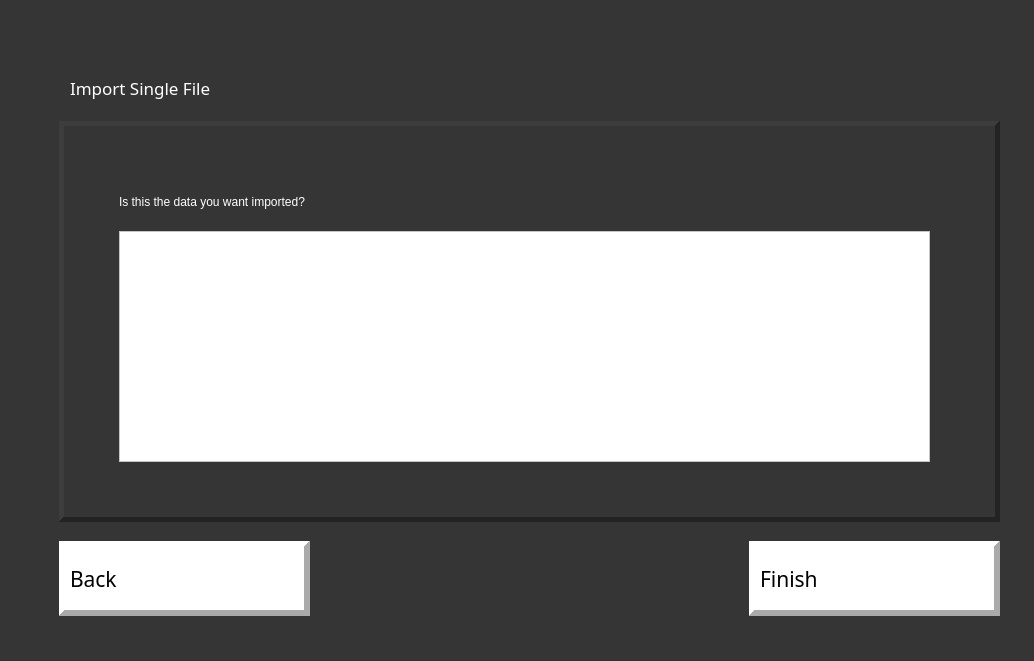
<?xml version="1.0" encoding="UTF-8"?>
<ui version="4.0">
 <class>checksingleimport_frame</class>
 <widget class="QDialog" name="checksingleimport_frame">
  <property name="geometry">
   <rect>
    <x>0</x>
    <y>0</y>
    <width>1034</width>
    <height>661</height>
   </rect>
  </property>
  <property name="cursor">
   <cursorShape>ArrowCursor</cursorShape>
  </property>
  <property name="windowTitle">
   <string>Dialog</string>
  </property>
  <property name="autoFillBackground">
   <bool>false</bool>
  </property>
  <property name="styleSheet">
   <string notr="true">background-color: rgb(53, 53, 53);</string>
  </property>
  <widget class="QLabel" name="title_lbl">
   <property name="geometry">
    <rect>
     <x>70</x>
     <y>50</y>
     <width>419</width>
     <height>75</height>
    </rect>
   </property>
   <property name="font">
    <font>
     <family>Small Fonts</family>
     <pointsize>13</pointsize>
    </font>
   </property>
   <property name="styleSheet">
    <string notr="true">color: rgb(255, 255, 255);</string>
   </property>
   <property name="frameShape">
    <enum>QFrame::NoFrame</enum>
   </property>
   <property name="frameShadow">
    <enum>QFrame::Plain</enum>
   </property>
   <property name="lineWidth">
    <number>0</number>
   </property>
   <property name="text">
    <string>Import Single File</string>
   </property>
   <property name="margin">
    <number>1</number>
   </property>
  </widget>
  <widget class="QLabel" name="finish_lbl">
   <property name="geometry">
    <rect>
     <x>749</x>
     <y>541</y>
     <width>251</width>
     <height>75</height>
    </rect>
   </property>
   <property name="font">
    <font>
     <family>8514oem</family>
     <pointsize>16</pointsize>
     <weight>50</weight>
     <italic>false</italic>
     <bold>false</bold>
    </font>
   </property>
   <property name="autoFillBackground">
    <bool>false</bool>
   </property>
   <property name="styleSheet">
    <string notr="true">background-color: rgb(255, 255, 255);</string>
   </property>
   <property name="frameShape">
    <enum>QFrame::Panel</enum>
   </property>
   <property name="frameShadow">
    <enum>QFrame::Raised</enum>
   </property>
   <property name="lineWidth">
    <number>6</number>
   </property>
   <property name="text">
    <string>Finish</string>
   </property>
   <property name="alignment">
    <set>Qt::AlignLeading|Qt::AlignLeft|Qt::AlignVCenter</set>
   </property>
   <property name="openExternalLinks">
    <bool>false</bool>
   </property>
  </widget>
  <widget class="QLabel" name="back_lbl">
   <property name="geometry">
    <rect>
     <x>59</x>
     <y>541</y>
     <width>251</width>
     <height>75</height>
    </rect>
   </property>
   <property name="font">
    <font>
     <family>8514oem</family>
     <pointsize>16</pointsize>
     <weight>50</weight>
     <italic>false</italic>
     <bold>false</bold>
    </font>
   </property>
   <property name="autoFillBackground">
    <bool>false</bool>
   </property>
   <property name="styleSheet">
    <string notr="true">background-color: rgb(255, 255, 255);</string>
   </property>
   <property name="frameShape">
    <enum>QFrame::Panel</enum>
   </property>
   <property name="frameShadow">
    <enum>QFrame::Raised</enum>
   </property>
   <property name="lineWidth">
    <number>6</number>
   </property>
   <property name="text">
    <string>Back</string>
   </property>
   <property name="alignment">
    <set>Qt::AlignLeading|Qt::AlignLeft|Qt::AlignVCenter</set>
   </property>
   <property name="openExternalLinks">
    <bool>false</bool>
   </property>
  </widget>
  <widget class="QFrame" name="frame">
   <property name="geometry">
    <rect>
     <x>59</x>
     <y>121</y>
     <width>941</width>
     <height>401</height>
    </rect>
   </property>
   <property name="styleSheet">
    <string notr="true">color: rgb(255, 255, 255);</string>
   </property>
   <property name="frameShape">
    <enum>QFrame::Panel</enum>
   </property>
   <property name="frameShadow">
    <enum>QFrame::Raised</enum>
   </property>
   <property name="lineWidth">
    <number>5</number>
   </property>
   <widget class="QLabel" name="header_lbl">
    <property name="geometry">
     <rect>
      <x>60</x>
      <y>70</y>
      <width>451</width>
      <height>21</height>
     </rect>
    </property>
    <property name="text">
     <string>Is this the data you want imported?</string>
    </property>
   </widget>
   <widget class="QTableWidget" name="info_tbl">
    <property name="geometry">
     <rect>
      <x>60</x>
      <y>110</y>
      <width>811</width>
      <height>231</height>
     </rect>
    </property>
    <property name="styleSheet">
     <string notr="true">background-color: rgb(255, 255, 255);
color: rgb(0, 47, 55);</string>
    </property>
   </widget>
  </widget>
  <zorder>title_lbl</zorder>
  <zorder>frame</zorder>
  <zorder>finish_lbl</zorder>
  <zorder>back_lbl</zorder>
 </widget>
 <resources/>
 <connections/>
</ui>
